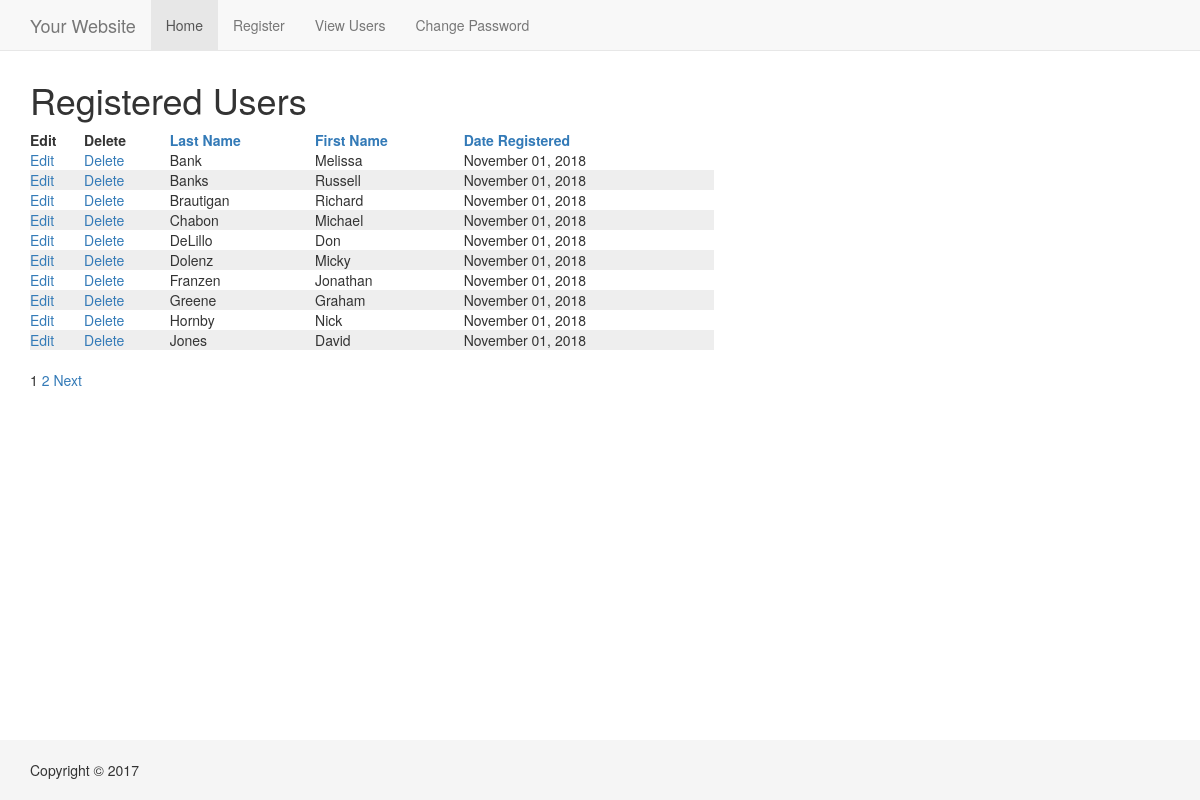
The app's page /view_users.php?sort=ln with its own data.
### tables this page shows
CREATE TABLE users 
(
user_id MEDIUMINT UNSIGNED NOT NULL AUTO_INCREMENT,
first_name VARCHAR(20) NOT NULL,
last_name VARCHAR(40) NOT NULL,
email VARCHAR(60) NOT NULL,
pass CHAR(40) NOT NULL,
registration_date DATETIME NOT NULL,
PRIMARY KEY (user_id)
);

### view_users.php (the view, shortened to what this page needs)
<?php
echo '<h1>Registered Users</h1>';
$display = 10;
if (isset($_GET['p']) && is_numeric($_GET['p'])) {
	$pages = $_GET['p'];
} else {
	$q = "SELECT COUNT(user_id) FROM users";
	$r = @mysqli_query($conn, $q);
	$row = @mysqli_fetch_array($r, MYSQLI_NUM);
	$records = $row[0];
	if ($records > $display) {
		$pages = ceil ($records/$display);
	} else {
		$pages = 1;
	}
}
if (isset($_GET['s']) && is_numeric($_GET['s'])) {
	$start = $_GET['s'];
} else {
	$start = 0;
}
$sort = (isset($_GET['sort'])) ? $_GET['sort'] : 'rd';
switch ($sort) {
	case 'ln':
		$order_by = 'last_name ASC';
		break;
}
$q = "SELECT last_name, first_name, DATE_FORMAT(registration_date, '%M %d, %Y') AS dr, user_id FROM users ORDER BY $order_by LIMIT $start, $display";
$r = @mysqli_query($conn, $q);
echo '<table width="60%">
<thead>
<tr>
	<th align="left"><strong>Edit</strong></th>
	<th align="left"><strong>Delete</strong></th>
	<th align="left"><strong><a href="view_users.php?sort=ln">Last Name</a></strong></th>
	<th align="left"><strong><a href="view_users.php?sort=fn">First Name</a></strong></th>
	<th align="left"><strong><a href="view_users.php?sort=rd">Date Registered</a></strong></th>
</tr>
</thead>
<tbody>
';
$bg = '#eeeeee';
while ($row = mysqli_fetch_array($r, MYSQLI_ASSOC)) {
	$bg = ($bg=='#eeeeee' ? '#ffffff' : '#eeeeee');
		echo '<tr bgcolor="' . $bg . '">
		<td align="left"><a href="edit_user.php?id=' . $row['user_id'] . '">Edit</a></td>
		<td align="left"><a href="delete_user.php?id=' . $row['user_id'] . '">Delete</a></td>
		<td align="left">' . $row['last_name'] . '</td>
		<td align="left">' . $row['first_name'] . '</td>
		<td align="left">' . $row['dr'] . '</td>
	</tr>
	';
}
echo '</tbody></table>';
if ($pages > 1) {
	echo '<br><p>';
	$current_page = ($start/$display) + 1;
	for ($i = 1; $i <= $pages; $i++) {
		if ($i != $current_page) {
			echo '<a href="view_users.php?s=' . (($display * ($i - 1))) . '&p=' . $pages . '&sort=' . $sort . '">' . $i . '</a> ';
		} else {
			echo $i . ' ';
		}
	}
	if ($current_page != $pages) {
		echo '<a href="view_users.php?s=' . ($start + $display) . '&p=' . $pages . '&sort=' . $sort . '">Next</a>';
	}
	echo '</p>';
}
?>

### css/style.css (style rules this page uses)
html { position: relative; min-height: 100%; }
body { margin-bottom: 60px; }
.footer { position: absolute; bottom: 0; width: 100%; height: 60px; background-color: #f5f5f5; }
body > .container { padding: 60px 15px 0; }
.container .text-muted { margin: 20px 0; }
.footer > .container { padding-right: 15px; padding-left: 15px; }

### records on screen
users: last_name "Bank", first_name "Melissa", dr "November 01, 2018"
users: last_name "Banks", first_name "Russell", dr "November 01, 2018"
users: last_name "Brautigan", first_name "Richard", dr "November 01, 2018"
users: last_name "Chabon", first_name "Michael", dr "November 01, 2018"
users: last_name "DeLillo", first_name "Don", dr "November 01, 2018"
users: last_name "Dolenz", first_name "Micky", dr "November 01, 2018"
users: last_name "Franzen", first_name "Jonathan", dr "November 01, 2018"
users: last_name "Greene", first_name "Graham", dr "November 01, 2018"
users: last_name "Hornby", first_name "Nick", dr "November 01, 2018"
users: last_name "Jones", first_name "David", dr "November 01, 2018"
